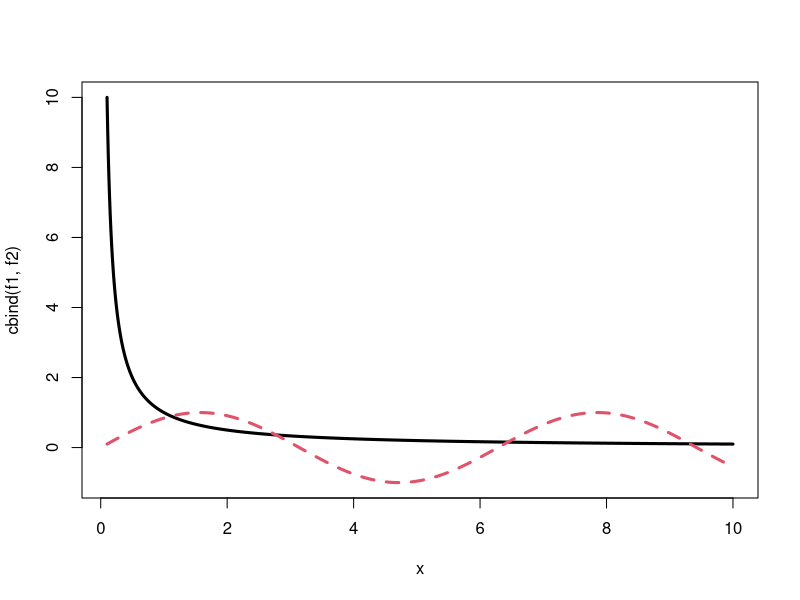
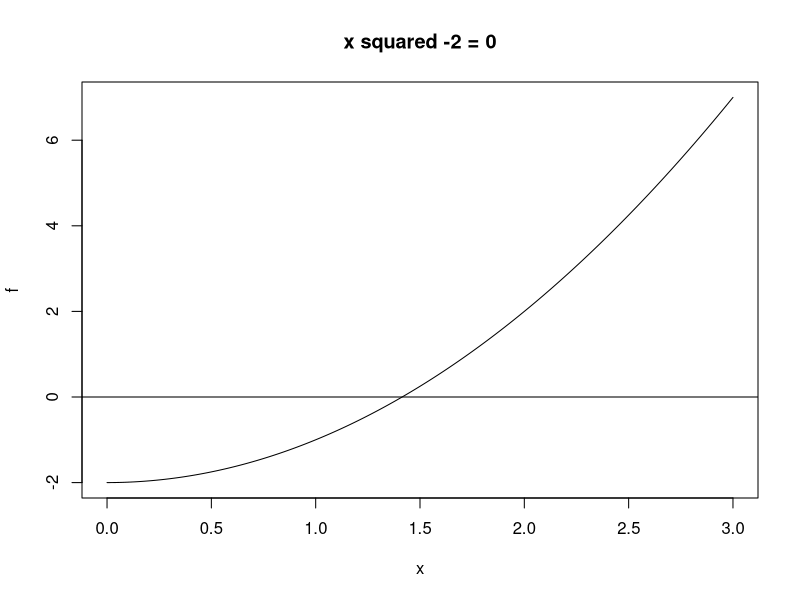

These figures' R source, in order:
####################
# Numerical Method #
####################

###########################################
# Solving Equation using Bisection method #
###########################################

# Solving 1/x = sin(x) using numerical Bisection method
# first plot the two functions
x = seq(0.1,10,0.01)
f1 = 1/x
f2 = sin(x)
matplot(x,cbind(f1,f2),type="l", lty=c(1,2), lwd=c(3,3))

# define the gap function
d = function(x) 
{return(1/x-sin(x))}

# find the root between 2 and 4 (why those two values?)
i = 0; smallx = 6; bigx = 8
while (i<20) {
  root = (smallx + bigx)/2
  if (d(root)*d(bigx)>0) 
  {bigx = root}
  else
  {smallx = root}
  cat("--------------------------", "\n")
  cat("Root is ", root, "\n")
  i = i+1
}	

##################
# optional stuff #
##################

#######################################################
# Newton's method for finding root (solving equation) #
#######################################################

# the goal is to solve x^2 = 2, or equivalently, x^2 - 2 = 0
# first plot the function x^2 - 2
x = seq(0,3,0.01)
f = x^2-2
plot(x,f,type="l", main="x squared -2 = 0")
abline(h=0)

# define the function and its 1st order derivative
f = function(x) 
{return(x^2-2)}

fprime = function(x) 
{return(2*x)}

sr = 0.00001
xn = 1
while (abs(f(xn))>sr) {
  xn = xn - f(xn)/fprime(xn)
  cat("Root is ", xn, "\n")
}
cat("squared root of 2 is ", sqrt(2), "\n")

################
# Optimization #
################

f = function(x) {
  return(-x^2)
}

fprime = function(x) {
  return(-2*x)
}

x0 = 5
tol = 0.001

while (abs(fprime(x0))>tol) {
  step = 1
  x1 = x0 + step*2*((fprime(x0)>0)-0.5)
  while (f(x1)<=f(x0)) {
    step = step/10
    x1 = x0 + step*2*((fprime(x0)>0)-0.5)
  }
  cat("---------------------------", "\n")
  cat("New initial value is ", x1, "\n")
  cat("Gradient is ", fprime(x1), "\n")
  cat("f(x) is ", f(x1), "\n")
  x0 = x1
}

# Newton's Method that requires Hessian
fprime2 = function(x) {
  return(-2)
}

tol = 0.001
x0 = 5
while (abs(fprime(x0))>tol) {
  step = -fprime(x0)/fprime2(x0)
  x1 = x0 + step
  while (f(x1)<=f(x0)) {
    step = step/10
    x1 = x0 + step
  }
  cat("New value is ", x1, "\n")
  cat("Gradient is ", fprime(x1), "\n")
  x0 = x1
}

# Numerical gradient
fprimen = function(x) {
  return((f(x+0.001)-f(x))/0.001)
}

x0 = 5
tol = 0.001

while (abs(fprimen(x0))>tol) {
  step = 1
  x1 = x0 + step*2*((fprimen(x0)>0)-0.5)
  while (f(x1)<f(x0)) {
    step = step/10
    x1 = x0 + step*2*((fprimen(x0)>0)-0.5)
  }
  cat("---------------------------", "\n")
  cat("New initial value is ", x1, "\n")
  cat("Gradient is ", fprimen(x1), "\n")
  cat("f(x) is ", f(x1), "\n")
  x0 = x1
}